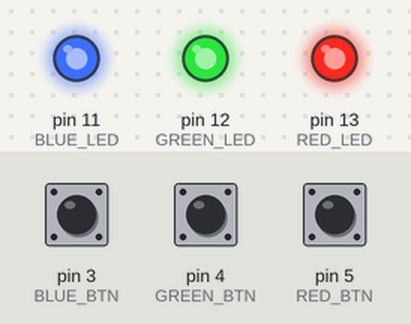
The sketch below on a simulated Arduino Uno, built with avr-gcc and run on an emulated ATmega328P. On the bench: output pins drawn as LEDs (lit = HIGH). The inputs (shaded band) are chosen by the test bench; at power-on: pin 3 (BLUE_BTN) HIGH, pin 4 (GREEN_BTN) HIGH, pin 5 (RED_BTN) HIGH. What the sketch prints to the serial monitor is not drawn.

Above: at 1.2 s.
1.3 s: pin 3 (BLUE_BTN) pulled LOW for 0.15 s
At 1.39 s:
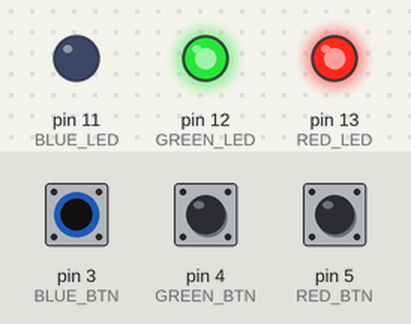
2.9 s: pin 4 (GREEN_BTN) pulled LOW for 0.15 s
At 2.99 s:
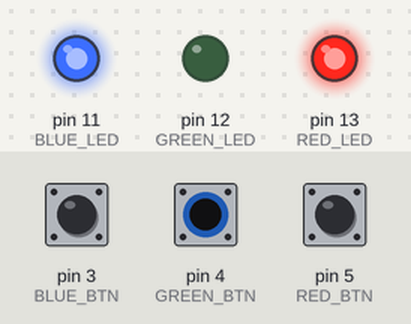
4.5 s: pin 5 (RED_BTN) pulled LOW for 0.15 s
At 4.58 s:
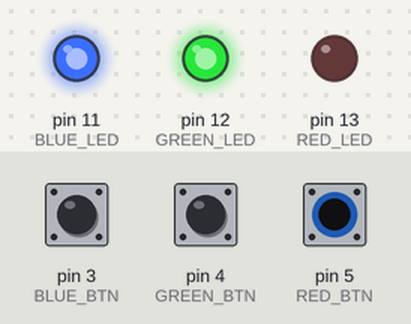
6.1 s: pin 5 (RED_BTN) pulled LOW for 3.2 s
At 10.3 s:
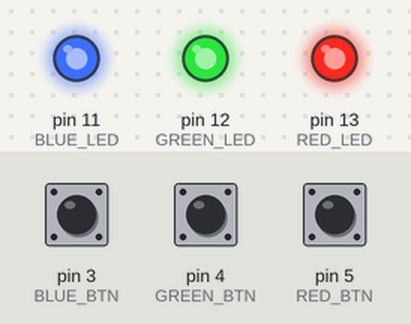
10.8 s: pin 3 (BLUE_BTN) pulled LOW for 3.2 s
At 11.3 s:
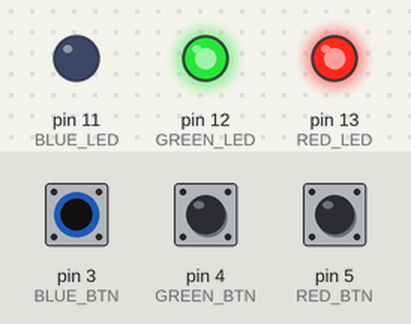
15.5 s: pin 3 (BLUE_BTN) driven LOW and pin 4 (GREEN_BTN) driven LOW
At 15.8 s:
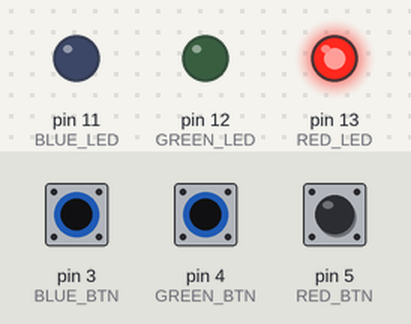
Timing chart, 0 to 18.0 s (numbered marks = the images above; inputs shaded):
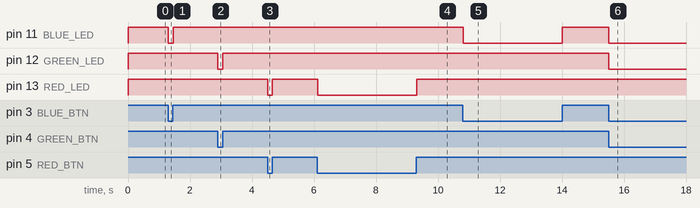

Measured:
- after the input at 1.3 s, pin 11 (BLUE_LED): HIGH → LOW at once, → HIGH 0.15 s later
- after the input at 2.9 s, pin 12 (GREEN_LED): HIGH → LOW at once, → HIGH 0.15 s later
- after the input at 4.5 s, pin 13 (RED_LED): HIGH → LOW at once, → HIGH 0.15 s later
- after the input at 6.1 s, pin 13 (RED_LED): HIGH → LOW at once, → HIGH 3.2 s later
- after the input at 10.8 s, pin 11 (BLUE_LED): HIGH → LOW at once, → HIGH 3.2 s later
- after the input at 15.5 s, pin 11 (BLUE_LED), pin 12 (GREEN_LED): HIGH → LOW at once

The sketch:

sketch_apr09a.ino
```cpp
#define RED_LED 13
#define GREEN_LED 12
#define BLUE_LED 11

#define RED_BTN 5
#define GREEN_BTN 4
#define BLUE_BTN 3


void setup() {
  // put your setup code here, to run once:
  Serial.begin(9600);
  pinMode(RED_LED, OUTPUT);
  pinMode(GREEN_LED, OUTPUT);
  pinMode(BLUE_LED, OUTPUT);
  pinMode(RED_BTN, INPUT_PULLUP);
  pinMode(GREEN_BTN, INPUT_PULLUP);
  pinMode(BLUE_BTN, INPUT_PULLUP);
}

void loop() {
  int r = 0;
  int g = 0;
  int b = 0;

  // put your main code here, to run repeatedly:
  if(digitalRead(RED_BTN) == HIGH) {
    ++r;
    if(r>=255) {
      r=0;
    }
  }

  if(digitalRead(GREEN_BTN) == HIGH) {
    g++;
    if(g>=255) {
      g=0;
    }
  }

  if(digitalRead(BLUE_BTN) == HIGH) {
    b++;
    if(b>=255) {
      b=0;
    }
  }

  digitalWrite(RED_LED, r);
  digitalWrite(GREEN_LED, g);
  digitalWrite(BLUE_LED, b);

  Serial.println("r: ");
  Serial.println(r);
  Serial.println("g: ");
  Serial.println(g);
  Serial.println("b: ");
  Serial.println(b);
}
```
